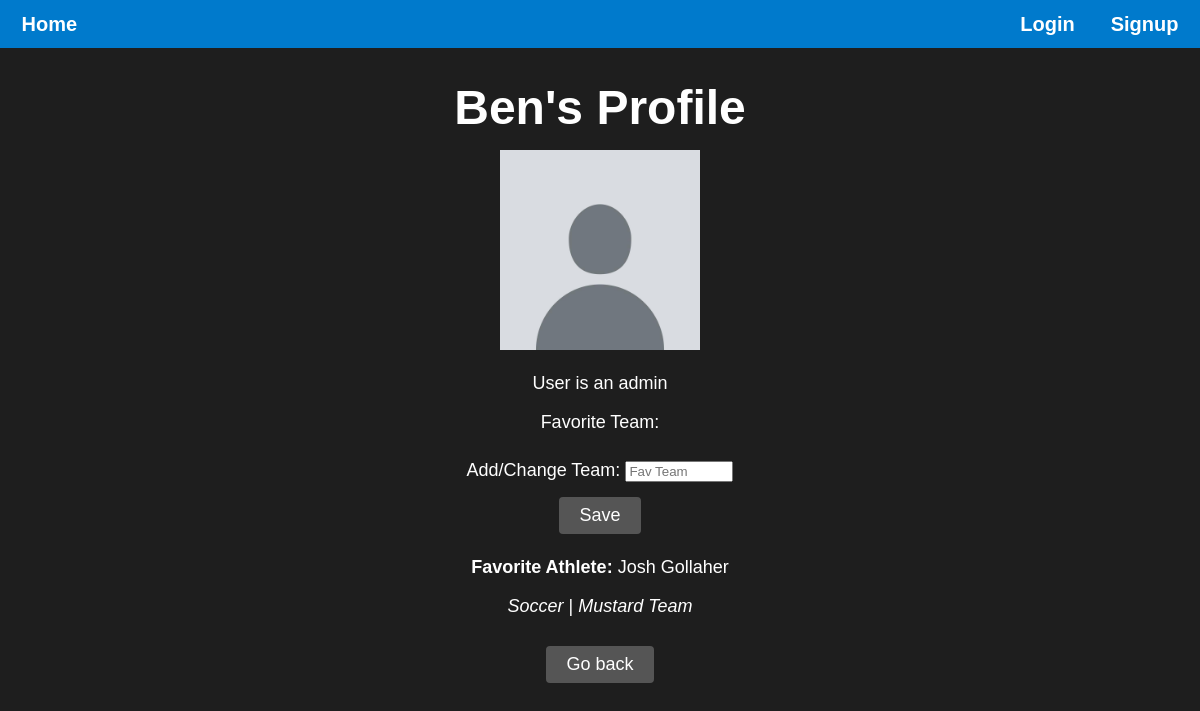
The page /user/Ben/ on the database as committed earlier.
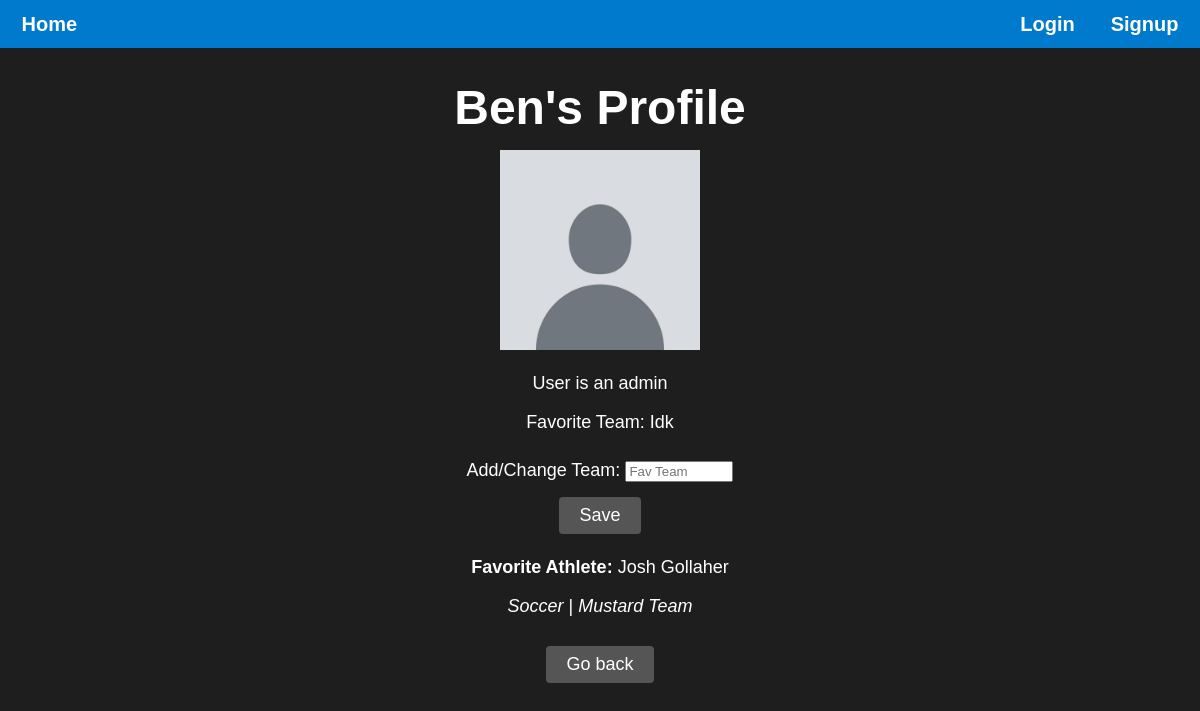
The same page on the database as committed later.
### main/models.py (models this page shows, shortened)
class User(models.Model):
    userName = models.CharField(max_length=20, primary_key=True)
    passWord = models.CharField(max_length=20)
    isAdmin = models.BooleanField(default=False)
    teamName = models.CharField(max_length=20, blank=True)
    userView = models.IntegerField(default=1, blank=True)
    favAthlete = models.ForeignKey(Athlete, on_delete=models.CASCADE, null=True, blank=True)

class Athlete(models.Model):
    SPORT_CHOICES = [
        ('baseball', 'baseball'),
        ('basketball', 'basketball'),
        ('soccer', 'soccer'),
        ('football', 'football'),
    ]
    id = models.AutoField(primary_key=True)
    firstName = models.CharField(max_length=20, default='N/A')
    lastName = models.CharField(max_length=20, default='N/A')
    height = models.CharField(max_length=5, default='N/A',blank=True, null=True)
    weight = models.IntegerField(blank=True, null=True)
    birthDate = models.DateField(blank=True, null=True)
    age = models.IntegerField(blank=True, null=True)
    wins = models.IntegerField(blank=True, null=True)
    losses = models.IntegerField(blank=True, null=True)
    joinYear = models.IntegerField(blank=True, null=True)
    sport = models.CharField(max_length=20, choices=SPORT_CHOICES, default='Baseball')
    teamName = models.CharField(max_length=20, default='N/A')
    position = models.CharField(max_length=20, default='N/A', blank=True, null=True)
    gamesPlayed = models.IntegerField(default=0, blank=True, null=True)
    numViews = models.IntegerField(default=0, blank=True, null=True)

### main/views.py (the view)
# urls.py: path("user/<str:user_name>/", views.user_page, name="user_page"),
def user_page(request, user_name):
    logged_in = request.session.get('logged_in', False)
    curr_user_name = request.session.get('curr_user_name', "")
    user = get_object_or_404(User, pk=user_name)
    invalid_info = False
    form = ProfileForm()
    if request.method == "POST":
        form = ProfileForm(request.POST)
        if form.is_valid():
            favorite_team = form.cleaned_data["fav_team"]
            user.teamName = favorite_team
            user.save()
        else:
            form = ProfileForm()
            invalid_info = True
    else:
        form = ProfileForm()
    context = {
        "user": user,
        "form": form,
        "invalid_info": invalid_info,
        "logged_in": logged_in,
        "curr_user_name": curr_user_name
    }
    return render(request, "main/user_page.html", context)

### main/forms.py
class ProfileForm(forms.Form):
    fav_team = forms.CharField(
        label="Add/Change Team",
        max_length=20,
        widget=forms.TextInput(attrs={'placeholder': 'Fav Team', 'style': 'width: 100px;'})
    )

### main/templates/main/user_page.html (shortened to what this page needs)
{% load static %}
<!DOCTYPE html>
<html lang="en">
<head>
    <link rel="stylesheet" href="{% static 'styles.css' %}" />
</head>
<body>
    <div class="header">
        <p><a href="{% url 'landing_page' %}">Home</a></p>
        <div class="header-container">
            {% if not logged_in %}
            <p><a href="{% url 'login_page' %}">Login</a></p>
            <p><a href="{% url 'signup_page' %}">Signup</a></p>
            {% else %}
            <p><a href="{% url 'logout' %}">Logout</a></p>
            <p><a href="{% url 'user_page' curr_user_name %}">Profile</a></p>
            {% endif %}
        </div>
    </div>
    <h1>{{ user.userName }}'s Profile</h1>
    <div class="profile-container">
        <img src="{% static "images/default_picture.jpg" %}" style="width: 200px; height: auto;">
        {% if user.isAdmin %}
        <p>User is an admin</p>
        {% else %}
        <p>User is not an admin</p>
        {% endif %}
        <p>Favorite Team: {{ user.teamName }}</p>
        <section class="favorite-athlete-section">
            <form method="post" class="favorite-athlete-form">
                {{ form }}
                <button type="submit" class="btn-secondary">Save</button>
            </form>
            {% if user.favAthlete %}
            <div class="favorite-athlete-info">
                <p><strong>Favorite Athlete:</strong> {{ user.favAthlete.firstName }} {{ user.favAthlete.lastName }}</p>
                <p><em>{{ user.favAthlete.sport|capfirst }}</em> | <em>{{ user.favAthlete.teamName }}</em></p>
            </div>
            {% else %}
            <p>No favorite athlete selected.</p>
            {% endif %}
        </section>
        <div class="additional-buttons">
            <form action="{% url 'landing_page' %}" method="get">
                <button type="submit" class="btn-secondary">Go back</button>
            </form>
        </div>
    </div>
</body>

Rows that differ between the two databases and show on the page:
changed User "Ben": teamName (not shown) → "Idk"
